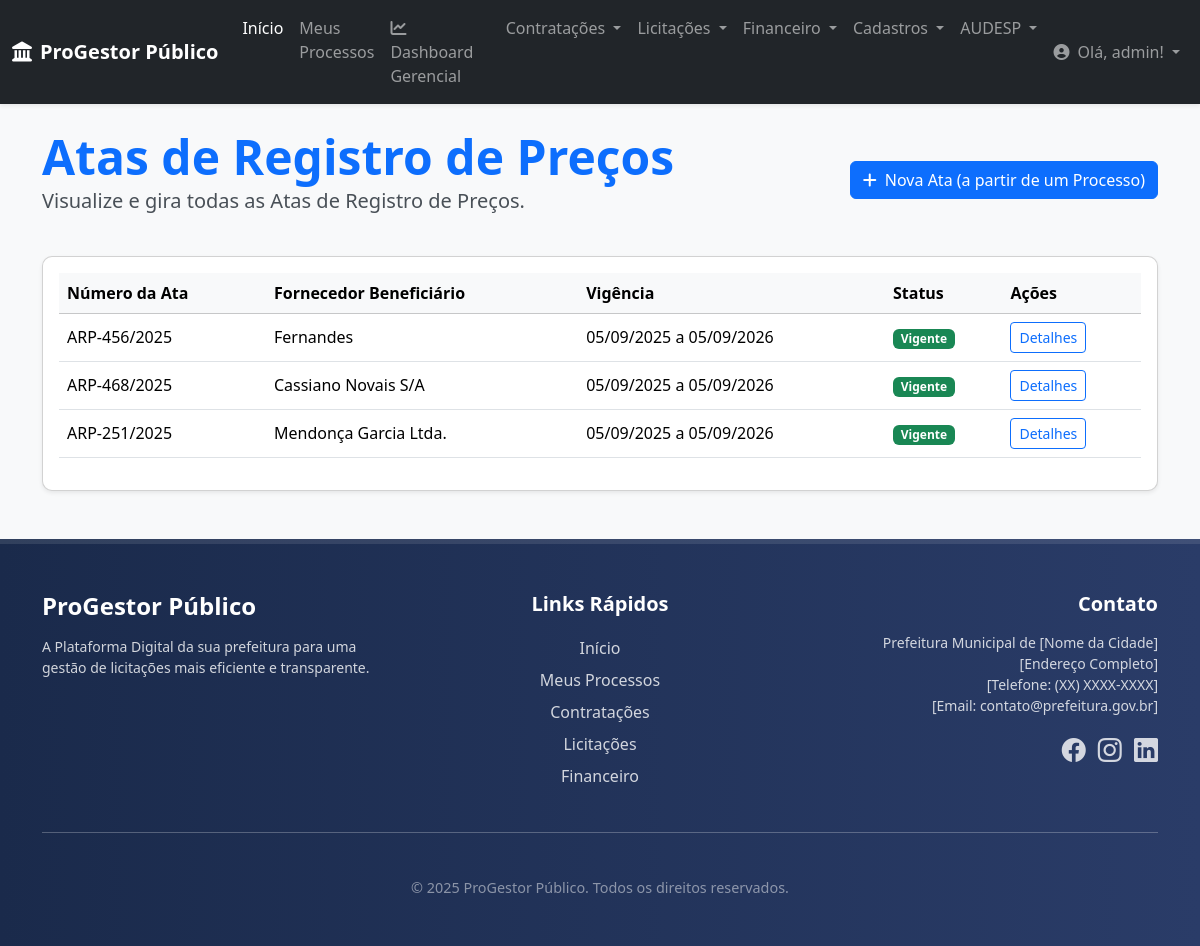
/contratacoes/atas-rp/ (signed in), run on the app's committed database.
### contratacoes/models.py (models this page shows, shortened)
class AtaRegistroPrecos(models.Model):
    processo_vinculado = models.ForeignKey(
        Processo,
        on_delete=models.PROTECT,
        related_name='atas_rp',
        verbose_name="Processo Vinculado"
    )
    licitacao_origem = models.ForeignKey(
        Edital,
        on_delete=models.SET_NULL,
        null=True, blank=True,
        related_name='atas_geradas',
        verbose_name="Licitação de Origem"
    )
    fornecedor_beneficiario = models.ForeignKey(
        Fornecedor,
        on_delete=models.PROTECT,
        related_name='atas_rp',
        verbose_name="Fornecedor Beneficiário"
    )
    numero_ata = models.CharField(
        max_length=50,
        verbose_name="Número da Ata"
    )
    ano_ata = models.IntegerField(
        verbose_name="Ano da Ata"
    )
    objeto = models.TextField(
        verbose_name="Objeto da Ata de RP"
    )
    valor_total_registrado = models.DecimalField(
        max_digits=15,
        decimal_places=2,
        verbose_name="Valor Total Registrado (R$)"
    )
    data_assinatura = models.DateField(
        verbose_name="Data de Assinatura"
    )
    data_inicio_vigencia = models.DateField(
        verbose_name="Início da Vigência"
    )
    data_fim_vigencia = models.DateField(
        verbose_name="Fim da Vigência"
    )
    status = models.CharField(
        max_length=20,
        choices=STATUS_ATA_CHOICES,
        default='VIGENTE',
        verbose_name="Status da Ata"
    )
    data_criacao = models.DateTimeField(auto_now_add=True)
    class Meta:
        verbose_name = "Ata de Registro de Preços"
        verbose_name_plural = "Atas de Registro de Preços"
        unique_together = ('numero_ata', 'ano_ata')
        ordering = ['-ano_ata', '-numero_ata']

### core/models.py (models this page shows, shortened)
class Fornecedor(models.Model):
    razao_social = models.CharField(
        max_length=255,
        verbose_name="Razão Social"
    )
    nome_fantasia = models.CharField(
        max_length=255,
        blank=True, null=True,
        verbose_name="Nome Fantasia"
    )
    cnpj = models.CharField(
        max_length=18, # Formato XX.XXX.XXX/XXXX-XX
        unique=True,
        verbose_name="CNPJ"
    )
    endereco = models.CharField(
        max_length=255,
        blank=True, null=True,
        verbose_name="Endereço"
    )
    cidade = models.CharField(
        max_length=100,
        blank=True, null=True
    )
    estado = models.CharField(
        max_length=2,
        blank=True, null=True,
        verbose_name="UF"
    )
    telefone = models.CharField(
        max_length=20,
        blank=True, null=True
    )
    email = models.EmailField(
        blank=True, null=True,
        verbose_name="E-mail de Contato"
    )
    dados_bancarios = models.TextField(
        blank=True, null=True,
        verbose_name="Dados Bancários",
        help_text="Informações como Banco, Agência e Conta para pagamentos."
    )
    data_cadastro = models.DateTimeField(
        auto_now_add=True,
        verbose_name="Data de Cadastro"
    )
    class Meta:
        verbose_name = "Fornecedor"
        verbose_name_plural = "Fornecedores"
        ordering = ['razao_social']

### contratacoes/views.py (the view)
# urls.py: path('atas-rp/', views.listar_atas_rp, name='listar_atas_rp'),
@login_required
def listar_atas_rp(request):
    atas = AtaRegistroPrecos.objects.all().order_by('-data_assinatura')
    context = {
        'atas': atas,
        'titulo_pagina': 'Atas de Registro de Preços'
    }
    return render(request, 'contratacoes/listar_atas_rp.html', context)

### core/context_processors.py (called while the page is built)
def global_context(request):
    return {
        'logo_url': 'img/logo_barueri.jpg', # Caminho do seu logo
        'ano_atual': datetime.date.today().year, # Opcional: para o footer de direitos autorais
    }

### contratacoes/templates/contratacoes/listar_atas_rp.html (shortened to what this page needs)
{% extends 'base.html' %}
{% block content %}
<div class="container mt-4 mb-5">
    <div class="d-flex justify-content-between align-items-center mb-4">
        <div>
            <h1 class="display-5 fw-bold text-primary mb-0">{{ titulo_pagina }}</h1>
            <p class="lead">Visualize e gira todas as Atas de Registro de Preços.</p>
        </div>
        <a href="{% url 'core:meus_processos' %}" class="btn btn-primary">
            <i class="fas fa-plus me-2"></i>Nova Ata (a partir de um Processo)
        </a>
    </div>
    <div class="card shadow-sm">
        <div class="card-body">
            <div class="table-responsive">
                <table class="table table-hover align-middle">
                    <thead class="table-light">
                        <tr>
                            <th scope="col">Número da Ata</th>
                            <th scope="col">Fornecedor Beneficiário</th>
                            <th scope="col">Vigência</th>
                            <th scope="col">Status</th>
                            <th scope="col">Ações</th>
                        </tr>
                    </thead>
                    <tbody>
                        {% for ata in atas %}
                        <tr>
                            <td>{{ ata.numero_ata }}/{{ ata.ano_ata }}</td>
                            <td>{{ ata.fornecedor_beneficiario.razao_social }}</td>
                            <td>{{ ata.data_inicio_vigencia|date:"d/m/Y" }} a {{ ata.data_fim_vigencia|date:"d/m/Y" }}</td>
                            <td><span class="badge bg-success">{{ ata.get_status_display }}</span></td>
                            <td>
                                <a href="{% url 'contratacoes:detalhar_ata_rp' pk=ata.pk %}" class="btn btn-sm btn-outline-primary">Detalhes</a>
                            </td>
                        </tr>
                        {% empty %}
                        <tr>
                            <td colspan="5" class="text-center p-4">
                                <p class="mb-0">Nenhuma Ata de RP encontrada.</p>
                            </td>
                        </tr>
                        {% endfor %}
                    </tbody>
                </table>
            </div>
        </div>
    </div>
</div>
{% endblock content %}

### core/templates/core/navbar.html (shortened to what this page needs)
<nav class="navbar navbar-expand-lg navbar-dark bg-dark shadow-sm">
    <div class="container-fluid">
        <a class="navbar-brand fw-bold" href="{% url 'core:home' %}">
            <i class="fas fa-landmark me-2"></i>ProGestor Público
        </a>
        <div class="collapse navbar-collapse" id="navbarNavDropdown">
            <ul class="navbar-nav me-auto mb-2 mb-lg-0">
                <li class="nav-item">
                    <a class="nav-link active" aria-current="page" href="{% url 'core:home' %}">Início</a>
                </li>
                <li class="nav-item">
                    <a class="nav-link" href="{% url 'core:meus_processos' %}">Meus Processos</a>
                </li>
                <li class="nav-item">
                    <a class="nav-link" href="{% url 'core:dashboard_gerencial' %}">
                        <i class="fas fa-chart-line me-1"></i>Dashboard Gerencial
                    </a>
                </li>
                <li class="nav-item dropdown">
                    <a class="nav-link dropdown-toggle" href="#" id="navbarContratacoes" role="button" data-bs-toggle="dropdown" aria-expanded="false">
                        Contratações
                    </a>
                </li>
                <li class="nav-item dropdown">
                    <a class="nav-link dropdown-toggle" href="#" id="navbarLicitacoes" role="button" data-bs-toggle="dropdown" aria-expanded="false">
                        Licitações
                    </a>
                </li>
                <li class="nav-item dropdown">
                    <a class="nav-link dropdown-toggle" href="#" id="navbarFinanceiro" role="button" data-bs-toggle="dropdown" aria-expanded="false">
                        Financeiro
                    </a>
                </li>
                <li class="nav-item dropdown">
                    <a class="nav-link dropdown-toggle" href="#" id="navbarCadastros" role="button" data-bs-toggle="dropdown" aria-expanded="false">
                        Cadastros
                    </a>
                </li>
                <li class="nav-item dropdown">
                    <a class="nav-link dropdown-toggle" href="#" id="navbarAudesp" role="button" data-bs-toggle="dropdown" aria-expanded="false">
                        AUDESP
                    </a>
                </li>
            </ul>
            <ul class="navbar-nav">
                {% if user.is_authenticated %}
                    <li class="nav-item dropdown">
                        <a class="nav-link dropdown-toggle" href="#" id="navbarUserDropdown" role="button" data-bs-toggle="dropdown" aria-expanded="false">
                            <i class="fas fa-user-circle me-1"></i> Olá, {{ user.username }}!
                        </a>
                    </li>
                {% else %}
                    <li class="nav-item">
                        <a class="nav-link" href="{% url 'account_login' %}">Entrar</a>
                    </li>
                {% endif %}
            </ul>
        </div>
    </div>
</nav>

### core/templates/base.html (style rules this page uses)
:root { --primary-color: #0056b3; --secondary-color: #337ab7; --dark-blue: #1a2a4b; --light-grey: #f8f9fa; --medium-grey: #e9ecef; --text-dark: #495057; --text-light: #ffffff; }
body { display: flex; flex-direction: column; min-height: 100vh; font-family: 'Segoe UI', Roboto, 'Helvetica Neue', Arial, sans-serif; background-color: var(--light-grey); color: var(--text-dark); }
.navbar { box-shadow: 0 2px 4px rgba(0,0,0,.08); }
.card { border-radius: 10px; box-shadow: 0 4px 12px rgba(0,0,0,.08); transition: transform 0.2s ease-in-out; }

### data on the page
AtaRegistroPrecos: numero_ata "ARP-456", ano_ata "2025", fornecedor_beneficiario.razao_social "Fernandes", data_inicio_vigencia "05/09/2025", data_fim_vigencia "05/09/2026", status "Vigente"
AtaRegistroPrecos: numero_ata "ARP-468", ano_ata "2025", fornecedor_beneficiario.razao_social "Cassiano Novais S/A", data_inicio_vigencia "05/09/2025", data_fim_vigencia "05/09/2026", status "Vigente"
AtaRegistroPrecos: numero_ata "ARP-251", ano_ata "2025", fornecedor_beneficiario.razao_social "Mendonça Garcia Ltda.", data_inicio_vigencia "05/09/2025", data_fim_vigencia "05/09/2026", status "Vigente"

### other printed values
{{ user.username }} "admin"
{{ titulo_pagina }} "Atas de Registro de Preços"
